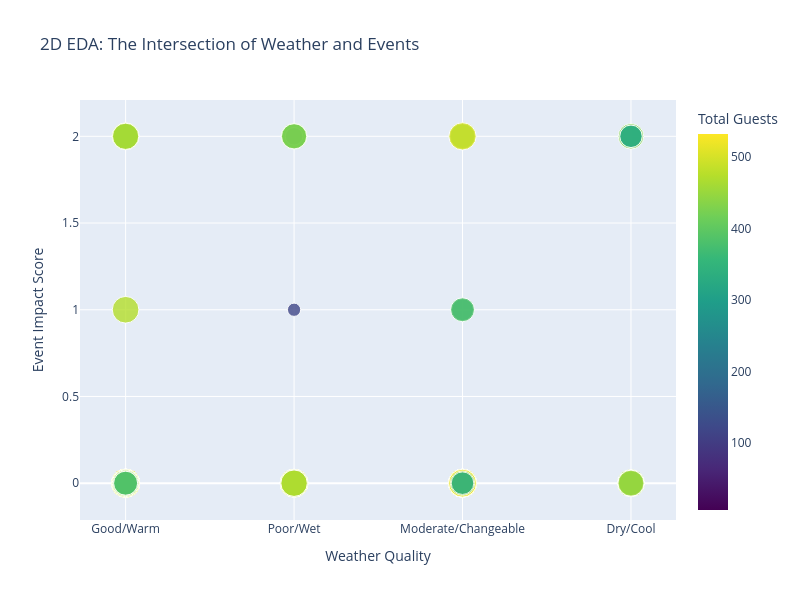

The notebook cell saved with this chart:
### Code cell
#FIG 3
fig = px.scatter(  
    df_final, 
    x="weather_quality", 
    y="event_impact", 
    color="occupancy",
    size="occupancy",  #Makes busier days physically larger
    opacity=0.8,
    width=800,        
    height=600,
    color_continuous_scale="Viridis", #Color gradient
    title="2D EDA: The Intersection of Weather and Events",
    labels={
        "weather_quality": "Weather Quality ",
        "event_impact": "Event Impact Score",
        "occupancy": "Total Guests"
    }
)

fig.show()

### Figure 1 — Plotly figure (JSON) as saved in the notebook; plotly's stock layout.template omitted (floating-point values rounded to 4 significant figures; data arrays with more than 128 entries replaced by an {"elided": "..."} marker saying what was removed)
{"data": [{"hovertemplate": "Weather Quality =%{x}<br>Event Impact Score=%{y}<br>Total Guests=%{marker.color}<extra></extra>", "legendgroup": "", "marker": {"color": {"elided": "793 int values"}, "coloraxis": "coloraxis", "opacity": 0.8, "size": {"elided": "793 int values"}, "sizemode": "area", "sizeref": 1.33, "symbol": "circle"}, "mode": "markers", "name": "", "orientation": "v", "showlegend": false, "type": "scatter", "x": {"elided": "793 str values"}, "xaxis": "x", "y": {"elided": "793 int values"}, "yaxis": "y"}], "layout": {"coloraxis": {"colorbar": {"title": {"text": "Total Guests"}}, "colorscale": [[0, "#440154"], [0.1111, "#482878"], [0.2222, "#3e4989"], [0.3333, "#31688e"], [0.4444, "#26828e"], [0.5556, "#1f9e89"], [0.6667, "#35b779"], [0.7778, "#6ece58"], [0.8889, "#b5de2b"], [1, "#fde725"]]}, "height": 600, "legend": {"itemsizing": "constant", "tracegroupgap": 0}, "title": {"text": "2D EDA: The Intersection of Weather and Events"}, "width": 800, "xaxis": {"anchor": "y", "autorange": true, "domain": [0, 1], "range": [-0.2719, 3.268], "title": {"text": "Weather Quality "}, "type": "category"}, "yaxis": {"anchor": "x", "autorange": true, "domain": [0, 1], "range": [-0.2122, 2.209], "title": {"text": "Event Impact Score"}, "type": "linear"}}}
